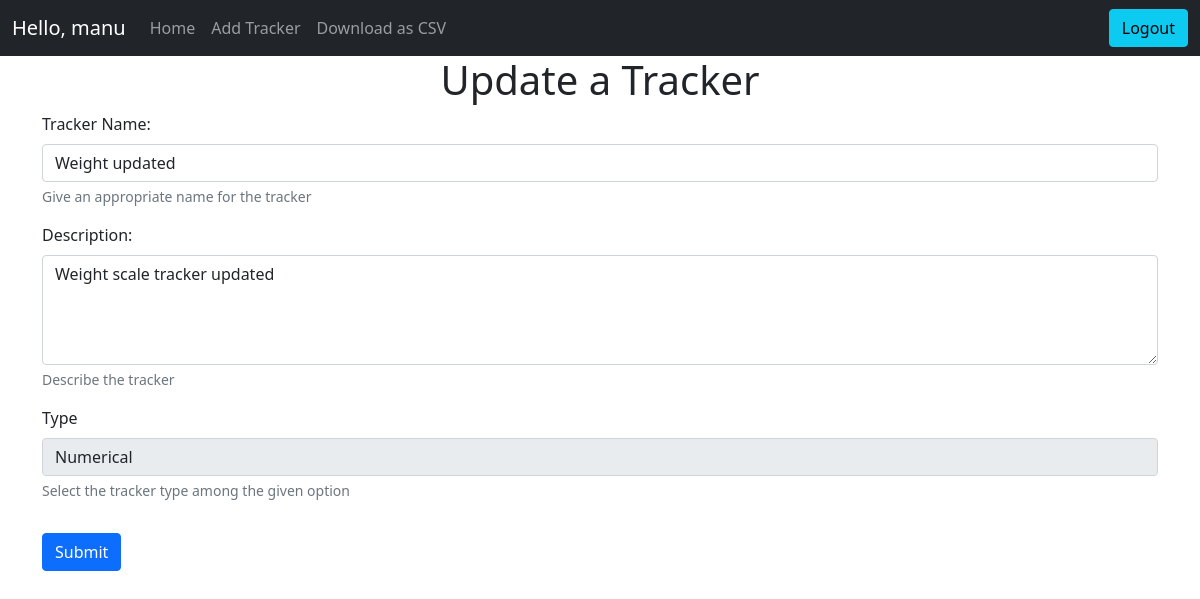
/tracker/1/update (signed in), run on the app's committed database.
### application/models.py (models this page shows)
class User(db.Model, UserMixin):
    __tablename__ = "user"
    id = db.Column(db.Integer, autoincrement=True, primary_key=True)
    username = db.Column(db.String)
    email = db.Column(db.String, unique=True)
    password = db.Column(db.String(255))
    active = db.Column(db.Boolean())
    trackers = db.relationship("Tracker", backref="tracker")
    roles = db.relationship('Role', secondary=roles_users, backref=db.backref('users', lazy='dynamic'))

class Tracker(db.Model):
    __tablename__ = "tracker"
    id = db.Column(db.Integer, primary_key=True, autoincrement=True)
    name = db.Column(db.String, nullable=False)
    description = db.Column(db.String)
    type = db.Column(db.Integer, nullable=False)
    settings = db.Column(db.String)
    user_id = db.Column(db.Integer,  db.ForeignKey("user.id"), nullable=False)
    activity = db.relationship("Activity", backref="activity")

### main.py (the view)
@app.route("/tracker/<int:tid>/update", methods=["GET", "POST"])
@login_required
def update_tracker(tid):
    if request.method == "GET":
        tracker = Tracker.query.filter(Tracker.id == tid).first()
        return render_template("tracker_update.html", tracker=tracker)
    elif request.method == "POST":
        if updateTracker(request.form, tid) == False:
            abort(500)
        return redirect(url_for("home"))

### main.py (called while the page is built)
@app.after_request
def after_request(response):
    header = response.headers
    header["Access-Control-Allow-Origin"] = "*"
    return response

@app.after_request
def after_request(response):
    header = response.headers
    header["Access-Control-Allow-Origin"] = "*"
    return response

### templates/tracker_update.html (shortened to what this page needs)
<!DOCTYPE html>
<html>
{% include './head_content.html' %}
<body>
    {% include './navbar.html' %}
    <h1 class="text-center">Update a Tracker</h1>
    <div>
        <form action="/tracker/{{ tracker.id }}/update" class="container" method="POST" id="update-tracker-form">
            <div class="mb-3">
                <label for="tname" class="form-label">Tracker Name: </label>
                <input type="text" class="form-control" id="tname" name="name" value="{{ tracker.name }}" required />
                <div id="namehelp" class="form-text">Give an appropriate name for the tracker</div>
            </div>
            <div class="mb-3">
                <label class="form-label">Description:</label>
                <textarea type="text" class="form-control" rows="4" name="desc"
                    value="{{ tracker.description }}">{{ tracker.description }}</textarea>
                <div id="deschelp" class="form-text">Describe the tracker</div>
            </div class="mb-3">
            <div class="mb-3">
                <label class="form-label">Type</label>
                <select name="t_type" class="form-control" value="{{ tracker.type }}" disabled>
                    <option value="1" {{ "selected" if tracker.type == 1 }}>Numerical</option>
                </select>
                <div id="ttypehelp" class="form-text">Select the tracker type among the given option</div>
            </div>
            <div class="mb-3">
                <input class="btn btn-primary" type="submit" value="Submit">
            </div>
        </form>
    </div>
</body>
</html>

### templates/navbar.html (shortened to what this page needs)
<nav class="navbar sticky-top navbar-expand-lg navbar-dark bg-dark">
  <div class="container-fluid">
    <a class="navbar-brand" href="/">Hello, {{current_user.username}}</a>
    {% if current_user.is_authenticated %}
    <div class="collapse navbar-collapse" id="navbarText">
      <ul class="navbar-nav me-auto mb-2 mb-lg-0">
        <li class="nav-item">
          <a class="nav-link" aria-current="page" href="/">Home</a>
        </li>
        <li class="nav-item">
          <a class="nav-link" href="/tracker/create">Add Tracker</a>
        </li>
        <li class="nav-item">
          <a class="nav-link" href="/export">Download as CSV</a>
        </li>
      </ul>
      <form action="/logout" method="GET">
        <button class="btn btn-info" type="submit">Logout</button>
      </form>
      {% elif isLogin == True %}
      <form action="/register" method="GET">
        <button class="btn btn-info" type="submit">Register</button>
      </form>
      {% else %}
      <form action="/login" method="GET">
        <button class="btn btn-info" type="submit">Login</button>
      </form>
      {% endif %}
    </div>
  </div>
</nav>

### data on the page
User: username "manu"
Tracker: name "Weight updated", desc "Weight scale tracker updated", t_type "Numerical"
